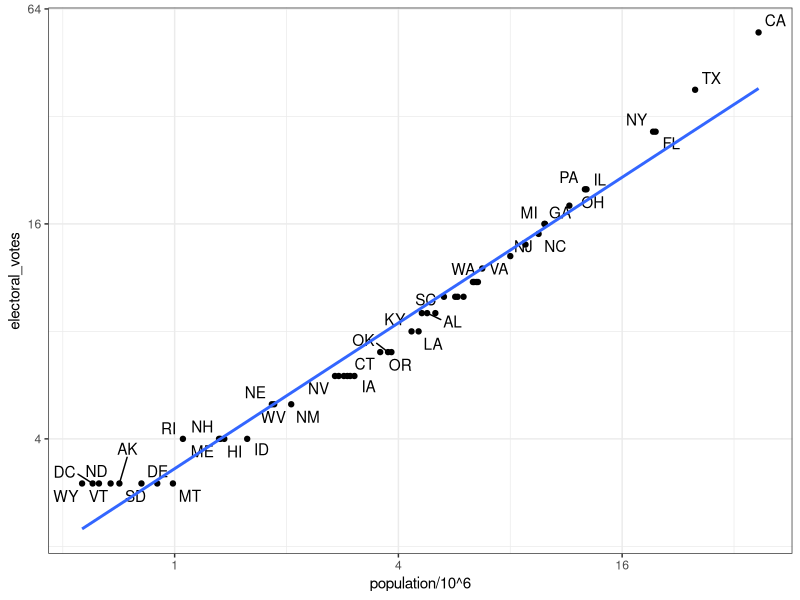

This figure's R source:
# import US murders data
library(tidyverse)
library(ggrepel)
library(dslabs)
ds_theme_set()
data(murders)
head(murders)

# import US election results data
data(polls_us_election_2016)
head(results_us_election_2016)
identical(results_us_election_2016$state, murders$state)

# join the murders table and US election results table
tab <- left_join(murders, results_us_election_2016, by = "state")
head(tab)

# plot electoral votes versus population
tab %>% ggplot(aes(population/10^6, electoral_votes, label = abb)) +
  geom_point() +
  geom_text_repel() + 
  scale_x_continuous(trans = "log2") +
  scale_y_continuous(trans = "log2") +
  geom_smooth(method = "lm", se = FALSE)

# make two smaller tables to demonstrate joins
tab1 <- slice(murders, 1:6) %>% select(state, population)
tab1
tab2 <- slice(results_us_election_2016, c(1:3, 5, 7:8)) %>% select(state, electoral_votes)
tab2

# experiment with different joins
left_join(tab1, tab2)
tab1 %>% left_join(tab2)
tab1 %>% right_join(tab2)
inner_join(tab1, tab2)
semi_join(tab1, tab2)
anti_join(tab1, tab2)


#####binding


bind_cols(a = 1:3, b = 4:6)

tab1 <- tab[, 1:3]
tab2 <- tab[, 4:6]
tab3 <- tab[, 7:9]
new_tab <- bind_cols(tab1, tab2, tab3)
head(new_tab)

tab1 <- tab[1:2,]
tab2 <- tab[3:4,]
bind_rows(tab1, tab2)


#####set operator

# intersect vectors or data frames
intersect(1:10, 6:15)
intersect(c("a","b","c"), c("b","c","d"))
tab1 <- tab[1:5,]
tab2 <- tab[3:7,]
intersect(tab1, tab2)

# perform a union of vectors or data frames
union(1:10, 6:15)
union(c("a","b","c"), c("b","c","d"))
tab1 <- tab[1:5,]
tab2 <- tab[3:7,]
union(tab1, tab2)

# set difference of vectors or data frames
setdiff(1:10, 6:15)
setdiff(6:15, 1:10)
tab1 <- tab[1:5,]
tab2 <- tab[3:7,]
setdiff(tab1, tab2)

# setequal determines whether sets have the same elements, regardless of order
setequal(1:5, 1:6)
setequal(1:5, 5:1)
setequal(tab1, tab2)
